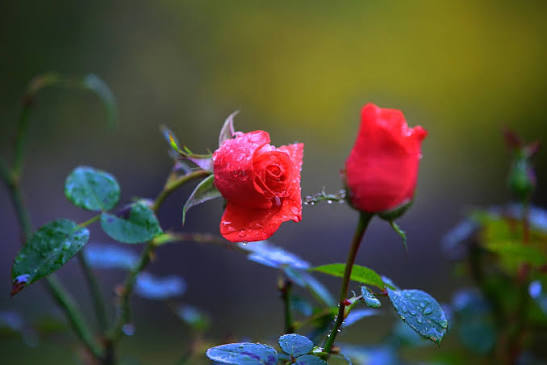
#> input picture S10/imagen2.jpg, 547 x 365 px
$ python TecnicasDetecElemen_03e.py
#> lines starting #> are read from the running program, lines starting #| are printed output that depends on the picture; after the words box and inside, x2 and y2 are one past the last pixel; in counts of white or black regions, pixels touching at a corner belong together
import os
import cv2
import numpy as np
import matplotlib.pyplot as plt

carpeta_actual = os.path.dirname(os.path.abspath(__file__))
nombre_archivo = 'imagen2.jpg'
ruta_completa = os.path.join(carpeta_actual, nombre_archivo)

if not os.path.exists(ruta_completa):
    raise FileNotFoundError(f"No se encontró el archivo en: {ruta_completa}\n"
                            f"Verifica que el nombre tenga las mismas mayúsculas/minúsculas y la extensión correcta.")

img_bgr = cv2.imread(ruta_completa)
#> img_bgr is the input picture: shape (365, 547, 3); mean B, G, R 58.3, 74.8, 78.9

img_rgb = cv2.cvtColor(img_bgr, cv2.COLOR_BGR2RGB)

img_suavizada = cv2.GaussianBlur(img_rgb, (7, 7), 0)

img_hsv = cv2.cvtColor(img_suavizada, cv2.COLOR_RGB2HSV)
#> img_hsv: shape (365, 547, 3); mean H, S, V 70.4, 120.9, 95

rango_inferior = np.array([15, 80, 80])
rango_superior = np.array([35, 255, 255])

mascara = cv2.inRange(img_hsv, rango_inferior, rango_superior)
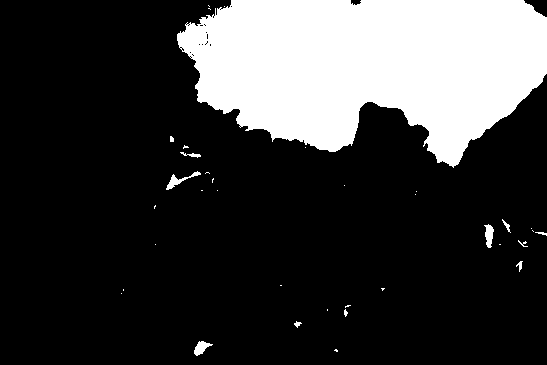
#> mascara: shape (365, 547); 22.5% white; 36 white regions (24 under 20 px), largest, box (x1, y1, x2, y2) and area: (177, 0, 547, 168) 44184, (166, 171, 201, 190) 170, (484, 224, 494, 248) 152

kernel = cv2.getStructuringElement(cv2.MORPH_ELLIPSE, (5, 5))
mascara_limpia = cv2.morphologyEx(mascara, cv2.MORPH_OPEN, kernel)
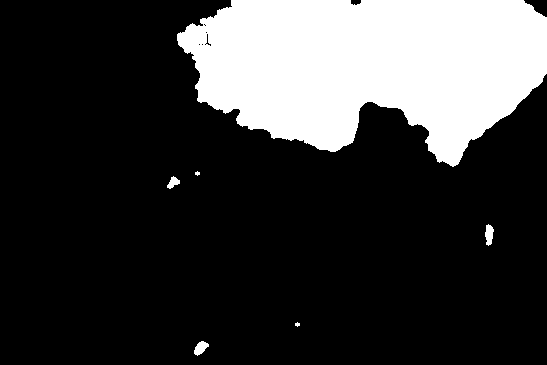
#> mascara_limpia: shape (365, 547); 22.3% white; 6 white regions (2 under 20 px), largest, box (x1, y1, x2, y2) and area: (177, 0, 547, 167) 44039, (485, 224, 494, 246) 138, (194, 341, 209, 356) 134, (167, 176, 180, 189) 93
mascara_limpia = cv2.morphologyEx(mascara_limpia, cv2.MORPH_CLOSE, kernel)
#> mascara_limpia: shape (365, 547); 22.3% white; 6 white regions (2 under 20 px)

contornos, _ = cv2.findContours(mascara_limpia, cv2.RETR_EXTERNAL, cv2.CHAIN_APPROX_SIMPLE)
#> contornos = 6 contours, 2 with area under 20; largest, box (x1, y1, x2, y2) and area: (177, 0, 547, 167) 43611, (485, 224, 494, 246) 116, (194, 341, 209, 356) 114, (167, 176, 180, 189) 78

img_resultado = img_rgb.copy()
contador_flores = 0

for c in contornos:
    # Filtro por área para descartar ruidos pequeños
    area = cv2.contourArea(c)
    if area > 150:
        contador_flores += 1

        # Coordenadas del rectángulo delimitador
        x, y, w, h = cv2.boundingRect(c)

        # Dibujar la caja verde sobre la flor
        cv2.rectangle(img_resultado, (x, y), (x + w, y + h), (0, 255, 0), 3)
#> this loop made 6 passes
#> (area, contador_flores, x, y, w, h) on pass 6: (43611, 1, 177, 0, 370, 167)
#> area on passes 1, 3, 4: 114.5, 116, 77.5
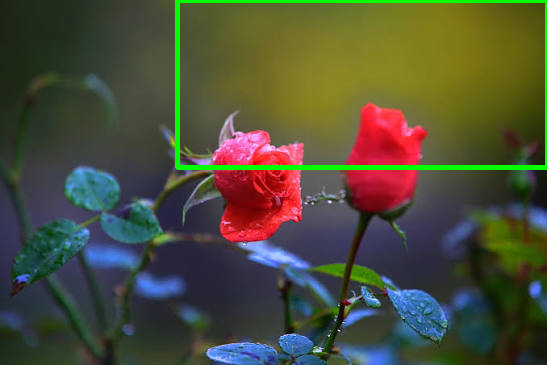
#> img_resultado: shape (365, 547, 3); mean R, G, B 76.6, 78.5, 57.2
#> after the loop, contador_flores = 1

fig, axes = plt.subplots(1, 3, figsize=(18, 6))
ax = axes.ravel()

ax[0].imshow(img_rgb)
ax[0].set_title('1. Imagen Original')
ax[0].axis('off')

ax[1].imshow(mascara_limpia, cmap='gray')
ax[1].set_title('2. Máscara Binaria Filtrada')
ax[1].axis('off')

ax[2].imshow(img_resultado)
ax[2].set_title(f'3. Detección Final\nFlores encontradas: {contador_flores}')
ax[2].axis('off')

plt.tight_layout()
plt.show()
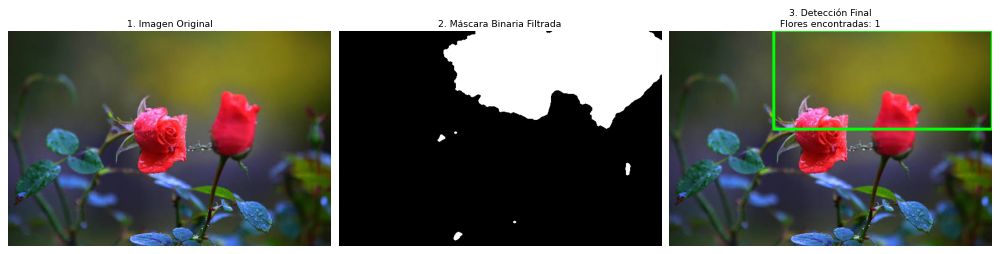
#> figure drawn by matplotlib, 3 panels

$ run again, with S10/imagen.jpg copied over S10/imagen2.jpg
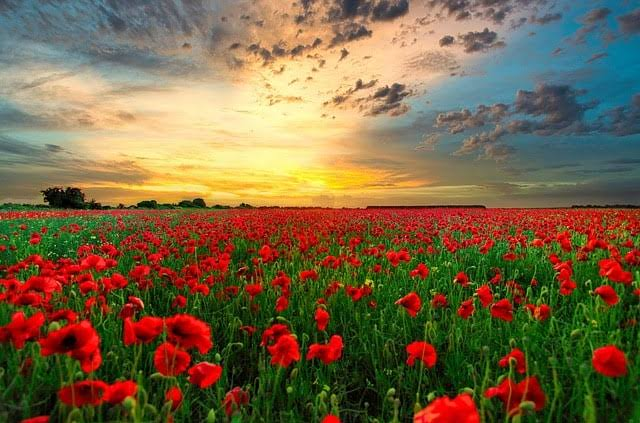
#> input picture S10/imagen.jpg, 640 x 423 px
#> img_bgr is the input picture: shape (423, 640, 3); mean B, G, R 67.7, 100.4, 119.9
#> img_hsv: shape (423, 640, 3); mean H, S, V 39.3, 149.8, 135.4
#> `mascara = cv2.inRange(img_hsv, rango_inferior, rango_superior)`:
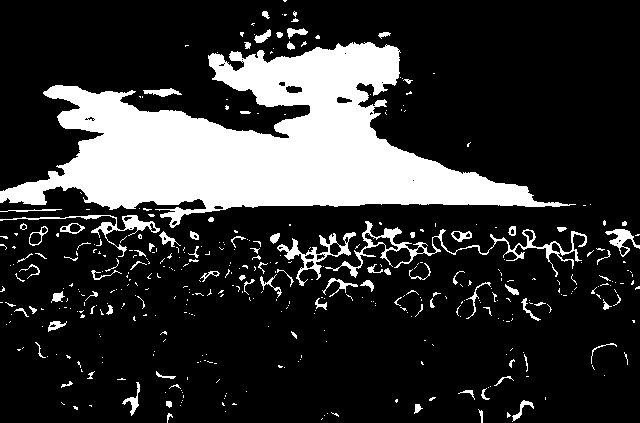
#> mascara: shape (423, 640); 20% white; 416 white regions (328 under 20 px), largest, box (x1, y1, x2, y2) and area: (0, 42, 576, 228) 44608, (325, 221, 587, 278) 1784, (277, 232, 356, 286) 875
#> contornos = 47 contours, 20 with area under 20; largest, box (x1, y1, x2, y2) and area: (0, 42, 561, 222) 43500, (610, 228, 632, 248) 206, (125, 215, 148, 231) 177, (283, 240, 300, 260) 140, (384, 228, 401, 239) 106
#> the loop `for c in contornos:` made 47 passes
#> (area, x, y, w, h) on passes 31, 38, 41: (206, 610, 228, 22, 20), (177, 125, 215, 23, 16), (43499.5, 0, 42, 561, 180)
#> after the loop `for c in contornos:`:
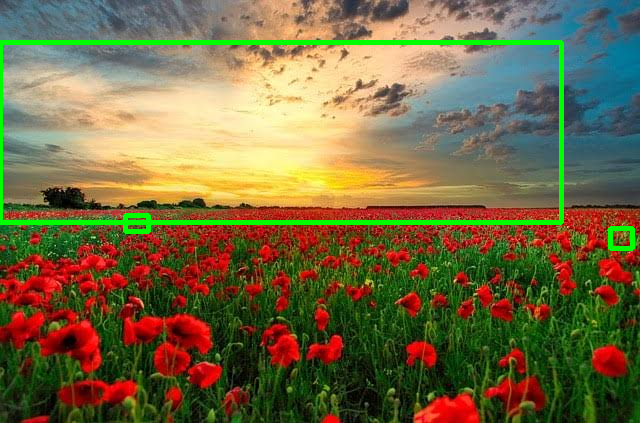
#> img_resultado: shape (423, 640, 3); mean R, G, B 116.1, 104.9, 65.4
#> after the loop `for c in contornos:`: contador_flores = 3
